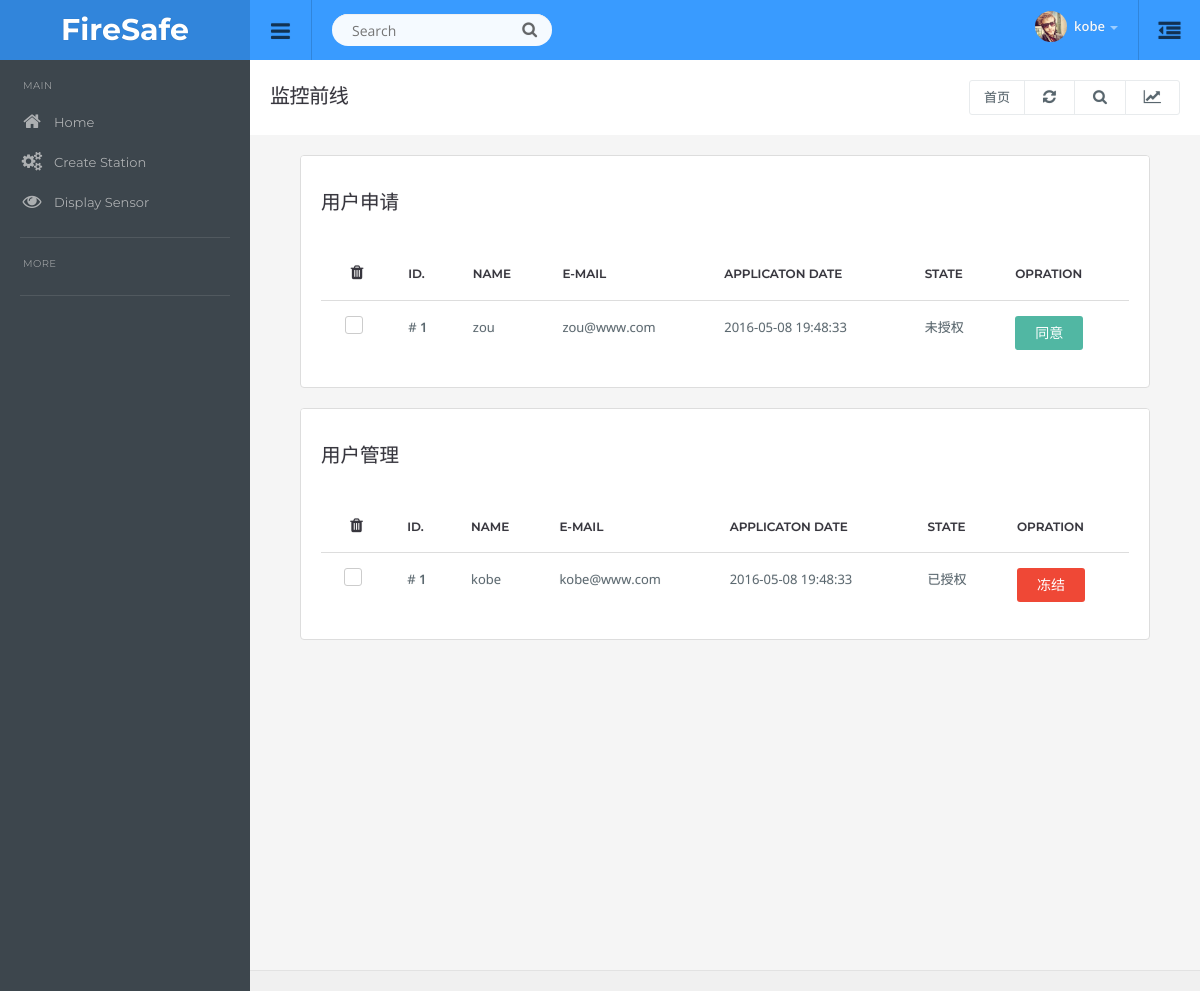
Page /manager (signed in) on the earlier database version.
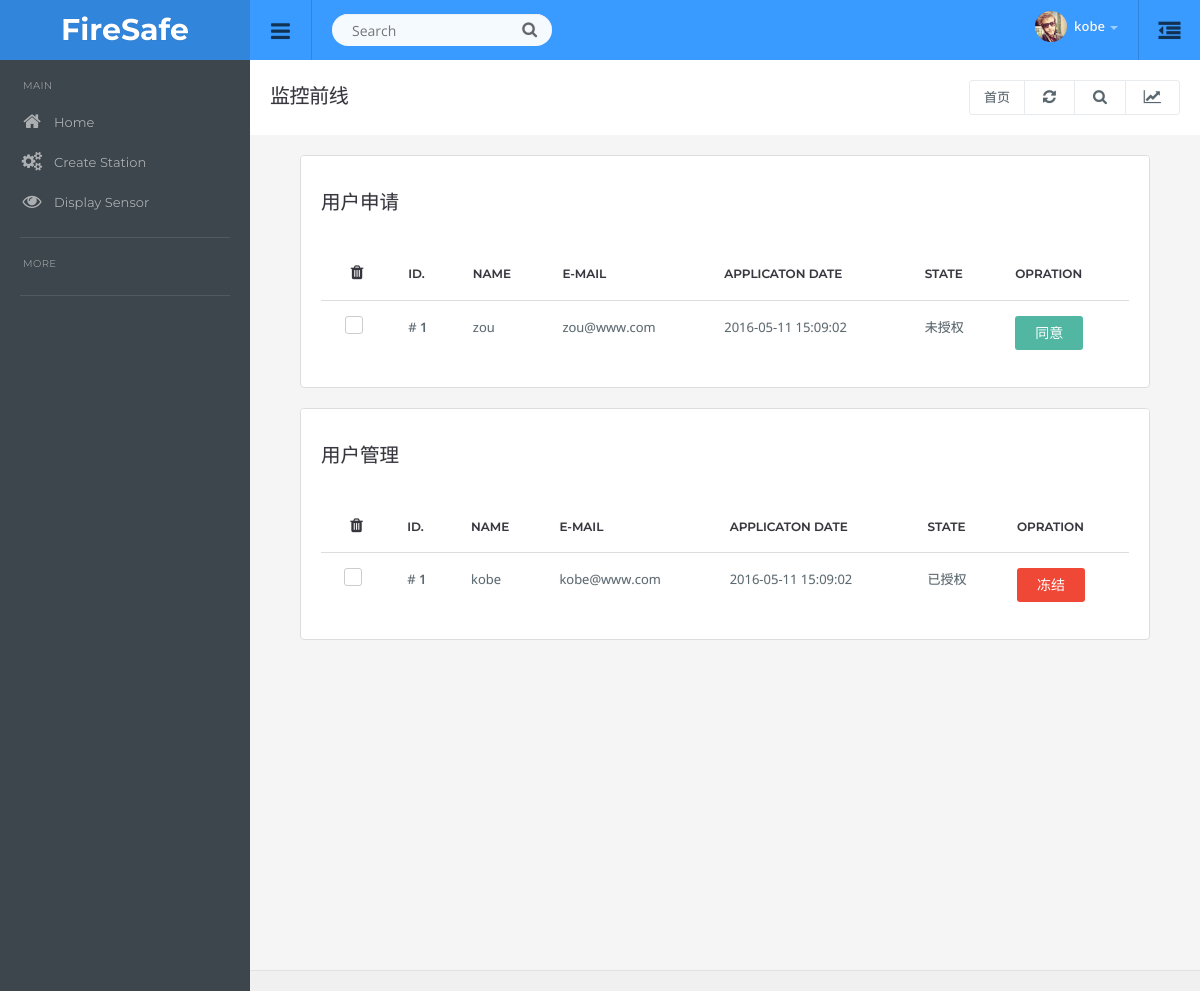
Same page on the later database version.
### app/models.py (models this page shows, shortened)
class User(UserMixin, db.Model):
	__tablename__ = 'users'
	id            = db.Column(db.Integer,primary_key=True)
	email         = db.Column(db.String(64), unique=True, index=True)
	username      = db.Column(db.String(64),unique=True,index=True)
	role_id       = db.Column(db.Integer, db.ForeignKey('roles.id'))
	password_hash = db.Column(db.String(128))
	name          = db.Column(db.String(64))
	company       = db.Column(db.String(64))
	member_since  = db.Column(db.DateTime(), default=datetime.now)
	last_seen     = db.Column(db.DateTime(), default=datetime.now)
	understudy    = db.Column(db.Boolean(),default=True)
	def ping(self):
		self.last_seen = datetime.now()
		db.session.add(self)
	def can(self, permissions):
		return self.role is not None and \
		(self.role.permissions & permissions) == permissions
	def is_administrator(self):
		return self.can(Permission.ADMIN)
	class AnoymusUser(AnonymousUserMixin):
		def can(self, permissions):
			return False
		def is_administrator(self):
			return False
	login_manager.anonymous_user = AnoymusUser
	@property
	def password(self):
		raise AttributeError('password is not a readabel attribute')

### app/main/views.py (the view)
@main.route('/manager')
@login_required
@admin_required
def manage_user():
    understudys = User.query.filter_by(understudy=True).all()
    allusers = User.query.filter_by(understudy=False).all()
    return render_template('manage_user.html', users=understudys, allusers=allusers)

### app/auth/views.py (called while the page is built)
@auth.before_app_request
def before_request():
	if current_user.is_authenticated():
		current_user.ping()

### app/main/__init__.py (called while the page is built)
@main.app_context_processor
def inject_permissions():
	return dict(Permission=Permission)

### app/models.py (called while the page is built)
@login_manager.user_loader
def load_user(user_id):
	return User.query.get(int(user_id))

### app/templates/manage_user.html (shortened to what this page needs)
{% extends "base.html" %}
{% block content %}
<div class="container-padding">
    <div class="row">
    <div class="col-md-12">
        <div class="panel panel-default">
            <div class="panel-title">
                <h4> 用户申请</h4>
            </div>
        <div class="panel-body table-responsive">
            <table class="table table-hover">
                <thead>
                    <tr>
                        <td class="text-center"><i class="fa fa-trash"></i></td>
                        <td>ID.</td>
                        <td>Name</td>
                        <td>E-mail</td>
                        <td>Applicaton Date</td>
                        <td>state</td>
                        <td>opration</td>
                    </tr>
                </thead>
                <tbody>
                {% for understudy in users %}
                    <tr id="tr-{{understudy.id}}">
                        <td class="text-center"><div class="checkbox margin-t-0"><input id="checkbox{{ loop.index }}" type="checkbox"><label for="checkbox{{ loop.index }}"></label></div></td>
                        <td># <b>{{ loop.index }}</b></td>
                        <td>{{ understudy.username }}</td>
                        <td>{{ understudy.email }}</td>
                        <td>
                            {{ understudy.member_since.strftime("%Y-%m-%d %H:%M:%S") }}
                        </td>
                        <td>未授权</td>
                        <td>
                            <button id="agree" class="btn btn-info btn-small" type="button" onclick="agreeOrfreezeOption({{understudy.id}},0)">
                                同意
                            </button>
                        </td>
                    </tr>
                {% endfor %}
                </tbody>
            </table>
        </div>
        </div>
    </div>
    <div class="col-md-12">
        <div class="panel panel-default">
            <div class="panel-title">
                <h4> 用户管理</h4>
            </div>
        <div class="panel-body table-responsive">
            <table class="table table-hover">
                <thead>
                    <tr>
                        <td class="text-center"><i class="fa fa-trash"></i></td>
                        <td>ID.</td>
                        <td>Name</td>
                        <td>E-mail</td>
                        <td>Applicaton Date</td>
                        <td>state</td>
                        <td>opration</td>
                    </tr>
                </thead>
                <tbody>
                {% for user in allusers %}
                    <tr id="tr-{{user.id}}">
                        <td class="text-center"><div class="checkbox margin-t-0"><input id="checkbox1{{ loop.index }}" type="checkbox"><label for="checkbox1{{ loop.index }}"></label></div></td>
                        <td># <b>{{ loop.index }}</b></td>
                        <td>{{ user.username }}</td>
                        <td>{{ user.email }}</td>
                        <td>
                            {{ user.member_since.strftime("%Y-%m-%d %H:%M:%S") }}
                        </td>
                        <td>已授权</td>
                        <td>
                            <button class="btn btn-danger btn-small" type="button" onclick="agreeOrfreezeOption({{user.id}},1)">冻结</button>
                        </td>
                    </tr>
                {% endfor %}
                </tbody>
            </table>
        </div>
        </div>
    </div>
    </div>
</div>
<br><br><br><br><br><br><br>
<br><br><br><br><br><br><br>
{% endblock %}

### app/templates/base.html (shortened to what this page needs)
<!DOCTYPE html>
<html lang="en">
  <head>
  {% block head %}
  <link href="/static/css/root.css" rel="stylesheet">
  {% endblock %}
  </head>
  <body>
  <div id="top" class="clearfix">
  	<div class="applogo">
  		<a href="{{ url_for('main.index') }}" class="logo">FireSafe</a>
  	</div>
    <a href="#" class="sidebar-open-button"><i class="fa fa-bars"></i></a>
    <form class="searchform">
      <input type="text" class="searchbox" id="searchbox" placeholder="Search">
      <span class="searchbutton"><i class="fa fa-search"></i></span>
    </form>
    <a href="#sidepanel" class="sidepanel-open-button"><i class="fa fa-outdent"></i></a>
    <ul class="top-right">
    {% if current_user.is_authenticated() %}
    <li class="dropdown link">
      <a href="#" data-toggle="dropdown" class="dropdown-toggle profilebox"><img src="/static/img/profileimg.png" alt="img"><b>{{current_user.username}}</b><span class="caret"></span></a>
    </li>
    {% else %}
    <a href="{{ url_for('auth.login') }}">
      <i class="fa fa-user"></i>&nbsp;&nbsp;Log In</a>
    </ul>
    {% endif %}
    </ul>
  </div>
<div class="sidebar clearfix">
<ul class="sidebar-panel nav">
  <li class="sidetitle">MAIN</li>
  <li><a href="{{ url_for('main.index') }}"><span class="icon color5"><i class="fa fa-home"></i></span>Home</a></li>
  <li><a href="{{ url_for('sensor.createSonModel') }}"><span class="icon color5"><i class="fa fa-cogs"></i></span>Create Station</a></li>
  <li><a href="{{ url_for('sensor.display') }}"><span class="icon color5"><i class="fa fa-eye"></i></span>Display Sensor</a></li>
</ul>
<ul class="sidebar-panel nav">
  <li class="sidetitle">MORE</li>
</ul>
</div>
<div class="content">
  <div class="page-header">
    <h1 class="title">监控前线</h1>
    <div class="right">
      <div class="btn-group" role="group" aria-label="...">
        <a href="{{ url_for('main.index') }}" class="btn btn-light">首页</a>
        <a href="#" class="btn btn-light"><i class="fa fa-refresh"></i></a>
        <a href="#" class="btn btn-light"><i class="fa fa-search"></i></a>
        <a href="#" class="btn btn-light" id="topstats"><i class="fa fa-line-chart"></i></a>
      </div>
    </div>
  </div>
<div class="container-default">
{% block content %}
{% endblock %}
</div>
<div class="row footer">
</div>
</div>
</body>
</html>

Differences in the rows shown:
changed User "kobe": member_since "2016-05-08 19:48:33" → "2016-05-11 15:09:02"
changed User "zou": member_since "2016-05-08 19:48:33" → "2016-05-11 15:09:02"
